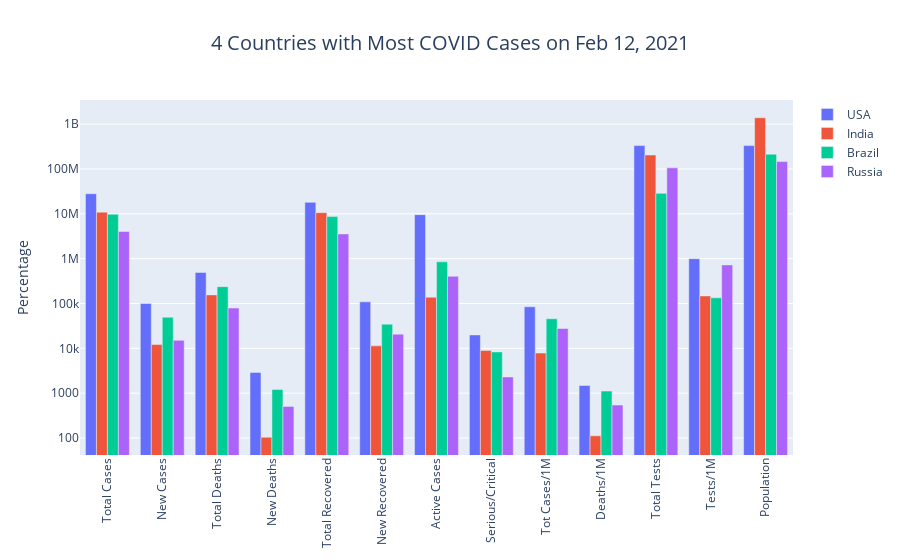

Notebook cell for this chart:
### Code cell
country_l = country_df.columns[1:14]

fig = go.Figure()
c = 0
for i in country_df.index:
    if c<4:
        fig.add_trace(go.Bar(name=country_df['Country'][i], x=country_l, y=country_df.loc[i][1:14]))
    else:
        break
    c += 1
    
fig.update_layout(title={'text': '4 Countries with Most COVID Cases on %s' % yesterday_str, 'x': 0.5,
                         'xanchor': 'center', 'font': {'size': 20}}, yaxis_title="Percentage", yaxis_type="log", xaxis_tickangle=-90)
fig.show()

### Figure 1 — Plotly figure (JSON) as saved in the notebook; plotly's stock layout.template omitted (floating-point values rounded to 4 significant figures)
{"data": [{"y": [28106704, 100288, 492521, 2908, 18040312, 108946, 9573871, 19927, 84607, 1483, 332129922, 999777, 332203863], "x": ["Total Cases", "New Cases", "Total Deaths", "New Deaths", "Total Recovered", "New Recovered", "Active Cases", "Serious/Critical", "Tot Cases/1M", "Deaths/1M", "Total Tests", "Tests/1M", "Population"], "type": "bar", "name": "USA"}, {"y": [10892550, 12137, 155588, 104, 10598709, 11358, 138253, 8944, 7845, 112, 204789784, 147502, 1388382654], "x": ["Total Cases", "New Cases", "Total Deaths", "New Deaths", "Total Recovered", "New Recovered", "Active Cases", "Serious/Critical", "Tot Cases/1M", "Deaths/1M", "Total Tests", "Tests/1M", "Population"], "type": "bar", "name": "India"}, {"y": [9765694, 49396, 237601, 1204, 8678327, 34634, 849766, 8318, 45742, 1113, 28600000, 133962, 213493872], "x": ["Total Cases", "New Cases", "Total Deaths", "New Deaths", "Total Recovered", "New Recovered", "Active Cases", "Serious/Critical", "Tot Cases/1M", "Deaths/1M", "Total Tests", "Tests/1M", "Population"], "type": "bar", "name": "Brazil"}, {"y": [4042837, 15089, 79194, 507, 3559142, 20720, 404501, 2300, 27696, 543, 106000000, 726160, 145973298], "x": ["Total Cases", "New Cases", "Total Deaths", "New Deaths", "Total Recovered", "New Recovered", "Active Cases", "Serious/Critical", "Tot Cases/1M", "Deaths/1M", "Total Tests", "Tests/1M", "Population"], "type": "bar", "name": "Russia"}], "layout": {"yaxis": {"type": "log", "title": {"text": "Percentage"}}, "xaxis": {"tickangle": -90}, "title": {"text": "4 Countries with Most COVID Cases on Feb 12, 2021", "font": {"size": 20}, "xanchor": "center", "x": 0.5}}}
